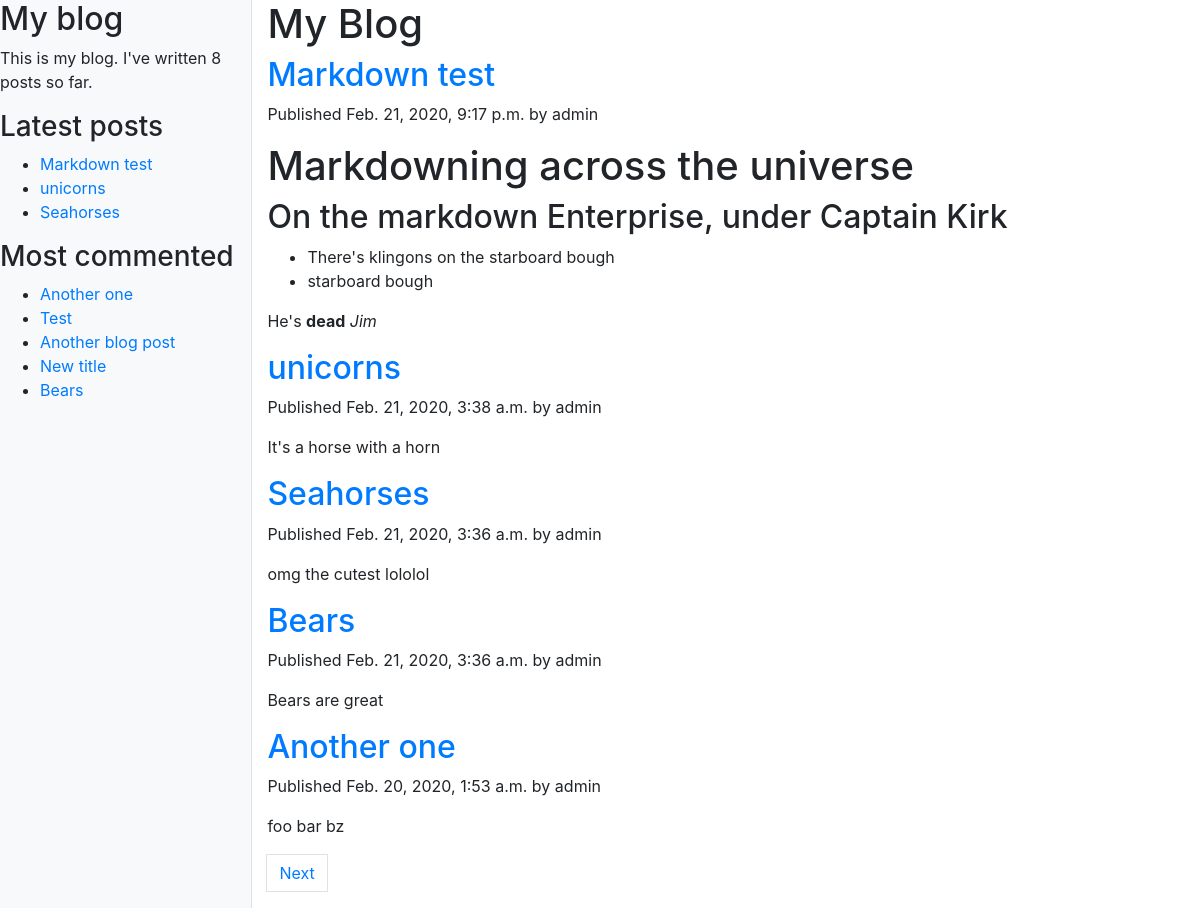
Screenshot of /blog/ with the database file from the repository.
### blog/models.py (models this page shows, shortened)
class Post(models.Model):
    objects = models.Manager()  # Default manager
    published = PublishedManager()  # Custom manager
    STATUS_CHOICES = (
        ('draft', 'Draft'),
        ('published', 'Published')
    )
    title = models.CharField(max_length=250)
    slug = models.CharField(max_length=250, unique_for_date='publish')
    author = models.ForeignKey(
        User, on_delete=models.CASCADE, related_name='blog_posts')
    body = models.TextField()
    publish = models.DateTimeField(default=timezone.now)
    created = models.DateTimeField(auto_now_add=True)
    updated = models.DateTimeField(auto_now=True)
    status = models.CharField(
        max_length=10, choices=STATUS_CHOICES, default='draft')
    class Meta:
        ordering = ('-publish',)
    def get_absolute_url(self):
        return reverse("blog:post_detail", args=[self.publish.year, self.publish.month, self.publish.day, self.slug])
    tags = TaggableManager()

### blog/views.py (the view)
# urls.py: path('', views.post_list, name='post_list'),
def post_list(request, tag_slug=None):
    object_list = Post.published.all()
    tag = None
    if tag_slug:
        tag = get_object_or_404(Tag, slug=tag_slug)
        object_list = object_list.filter(tags__in=[tag])
    paginator = Paginator(object_list, 5)  # 3 posts per page
    page = request.GET.get('page')
    try:
        posts = paginator.page(page)
    except PageNotAnInteger:
        posts = paginator.page(1)
    except EmptyPage:
        posts = paginator.page(paginator.num_pages)
    return render(request, 'blog/post/list.html', {'page': page, 'posts': posts, 'tag': tag})

### blog/models.py (called while the page is built)
    def get_queryset(self):
        return super(PublishedManager, self).get_queryset().filter(status='published')

### blog/templatetags/blog_tags.py (called while the page is built)
@register.simple_tag()
def total_posts():
    return Post.published.count()

@register.inclusion_tag('blog/post/latest_posts.html')
def show_latest_posts(count=5):
    latest_posts = Post.published.order_by('-publish')[:count]
    return {'latest_posts': latest_posts}

@register.simple_tag
def get_most_commented_posts(count=5):
    return Post.published.annotate(total_comments=Count('comments')).order_by('-total_comments')[:count]

@register.filter(name="markdown")
def markdown_format(text):
    return mark_safe(markdown.markdown(text))

### blog/templates/blog/post/list.html (shortened to what this page needs)
{% extends "blog/base.html" %}
{% load blog_tags %}
{% block content %}
    <h1>My Blog</h1>
    {% for post in posts  %}
        <h2>
            <a href="{{ post.get_absolute_url }}">
                {{ post.title }}
            </a>
        </h2>
        <p class="date">
            Published {{ post.publish }} by {{ post.author }}
        </p>
        {{ post.body|markdown|truncatewords:30 }}
    {% endfor %}
    {% include "pagination.html" with page=posts %}
{% endblock %}

### blog/templates/blog/base.html (shortened to what this page needs)
{% load blog_tags %}
{% load bootstrap4 %}
{% load static %}
{% bootstrap_css %}
<!DOCTYPE html>
<html>
<head>
  <link href={% static "css/simple-sidebar.css" %} rel="stylesheet">
</head>
<body>
    <div class="d-flex" id="wrapper">
        <div class="bg-light border-right" id="sidebar-wrapper" style="m-2">
            <h2>My blog</h2>
            <p>This is my blog. I've written {% total_posts %} posts so far.</p>
            <h3>Latest posts</h3>
            {% show_latest_posts 3 %}
            <h3>Most commented</h3>
            {% get_most_commented_posts as most_commented_posts %}
                <ul>
                    {% for post in most_commented_posts %}
                        <li>
                            <a href="{{ post.get_absolute_url }}">
                                {{ post.title }}
                            </a>
                        </li>
                    {% endfor %}
                </ul>
        </div>
        <div id="page-content-wrapper">
            <div class="container-fluid">
                {% block content %}
                {% endblock %}
        </div>
    </div>
</body>
</html>

### blog/templates/blog/post/latest_posts.html
<ul>
    {% for post in latest_posts %}
    <li>
        <a href="{{ post.get_absolute_url }}">{{ post.title }}</a>
    </li>
    {% endfor %}
</ul>

### blog/static/css/simple-sidebar.css (style rules this page uses)
body { overflow-x: hidden; }
#sidebar-wrapper { min-height: 100vh; margin-left: -15rem; -webkit-transition: margin .25s ease-out; -moz-transition: margin .25s ease-out; -o-transition: margin .25s ease-out; transition: margin .25s ease-out; }
#page-content-wrapper { min-width: 100vw; }
@media (min-width: 768px) { #sidebar-wrapper { margin-left: 0; } }
@media (min-width: 768px) { #page-content-wrapper { min-width: 0; width: 100%; } }

### rows the page displays
Post: title "Markdown test", publish "Feb. 21, 2020, 9:17 p.m.", author "admin", body "Markdowning across the universe On the markdown Enterprise, under Captain Kirk There's klingons on the starboard bough starboard bough He's dead Jim"
Post: title "unicorns", publish "Feb. 21, 2020, 3:38 a.m.", author "admin", body "It's a horse with a horn"
Post: title "Seahorses", publish "Feb. 21, 2020, 3:36 a.m.", author "admin", body "omg the cutest lololol"
Post: title "Another one", publish "Feb. 20, 2020, 1:53 a.m.", author "admin", body "foo bar bz"
Post: title "Test"
Post: title "Another blog post"
Post: title "New title"
Post: title "Bears", publish "Feb. 21, 2020, 3:36 a.m.", author "admin", body "Bears are great"
